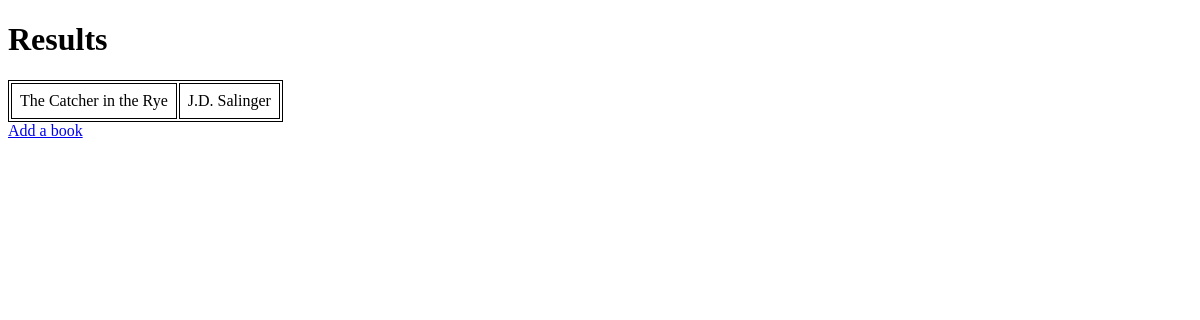
Before: /results/ with the older database file.
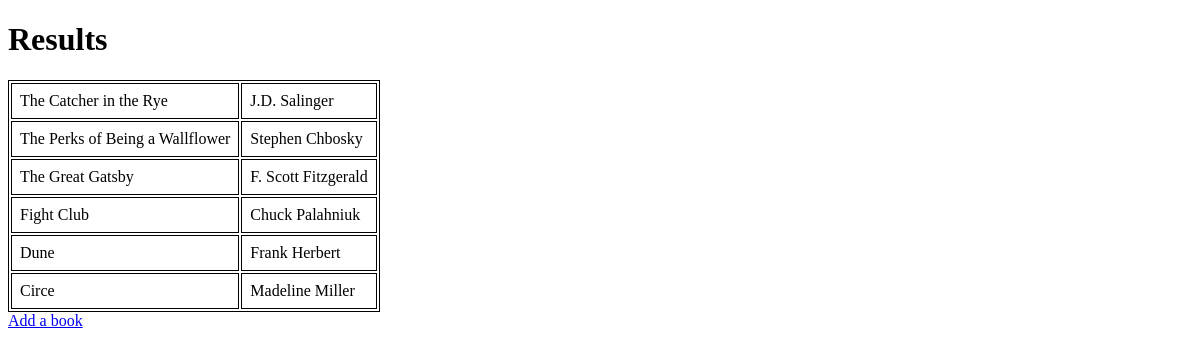
After: the same page with the newer database file.
### bookPlaylists/models.py (models this page shows)
class Books(models.Model):
    book_name = models.CharField(max_length=255)
    book_id = models.BigAutoField(primary_key=True)
    book_authorName = models.CharField(max_length=255)

### bookPlaylists/views.py (the view)
# urls.py: path('results/', views.results, name='results'),
def results(request):
    if(request.method == 'GET'):
        bookresults = Books.objects.all().values()
        template = loader.get_template('results.html')
        context = {
            'bookresults': bookresults,
        }
        print("OH OUI")
        return HttpResponse(template.render(context, request))
    else:
        print("OH NON")

### bookPlaylists/templates/results.html (shortened to what this page needs)
<!DOCTYPE html>
<html lang="en">
<head>
    {% load static %}
    <link rel="stylesheet" href = "{% static 'style.css' %}">
</head>
<body>
    <h1>
        Results
    </h1>
    <table id="results">
        {% for x in bookresults %}
        <tr id = "tableHolder">
            <td class = "tableColumn">{{x.book_name}}</td>
            <td class = "tableColumn">{{x.book_authorName}}</td>
        </tr>
        {% endfor %}
    </table>
    <a href = "/add/">Add a book</a>
</body>
</html>

### bookPlaylists/static/style.css (style rules this page uses)
#results { border: 1px solid; }
.tableColumn { border: 1px solid; padding: 8px; }

Changed rows visible on the page:
added Books: book_name "The Perks of Being a Wallflower", book_authorName "Stephen Chbosky"
added Books: book_name "The Great Gatsby", book_authorName "F. Scott Fitzgerald"
added Books: book_name "Fight Club", book_authorName "Chuck Palahniuk"
added Books: book_name "Dune", book_authorName "Frank Herbert"
added Books: book_name "Circe", book_authorName "Madeline Miller"
